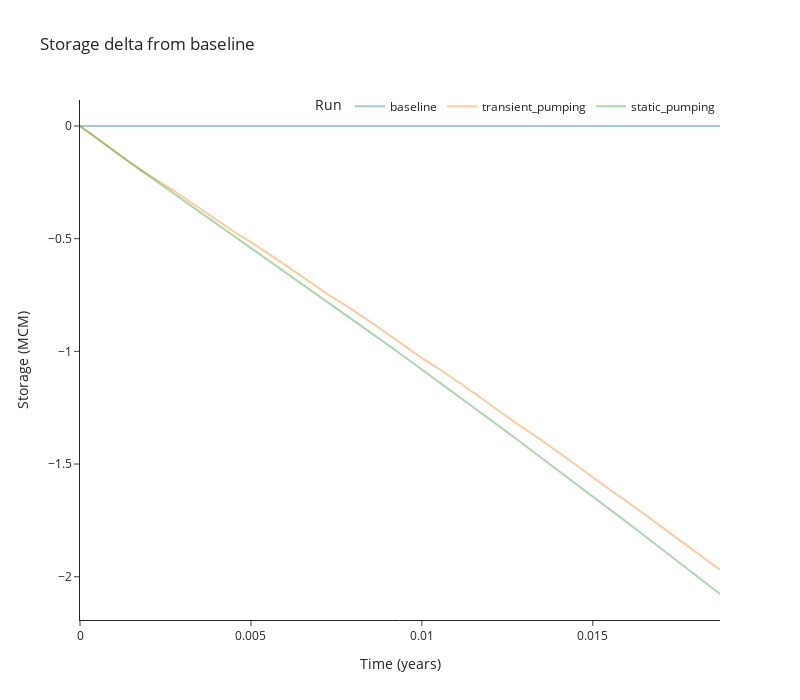

Write notebook code for a chart like this one.
### Code cell
# utils.plot_variable_for_each_run("additional_water_required_to_recover", runs, title="Additional Water Required to Recover Over Time", y_label="Storage (MCM)", y_scale=1e6)
utils.plot_variable_for_each_run("storage_delta_from_baseline", runs, title="Storage delta from baseline", y_label="Storage (MCM)", y_scale=1e6)

### Figure 1 — Plotly figure (JSON) as saved in the notebook; plotly's stock layout.template omitted (floating-point values rounded to 4 significant figures)
{"data": [{"hovertemplate": "Run=baseline<br>time=%{x}<br>storage_delta_from_baseline=%{y}<extra></extra>", "legendgroup": "baseline", "line": {"color": "#1F77B4", "dash": "solid"}, "marker": {"symbol": "circle"}, "mode": "lines", "name": "baseline", "opacity": 0.4, "orientation": "v", "showlegend": true, "type": "scatter", "x": [0.0, 0.0004566, 0.0009132, 0.00137, 0.001826, 0.002283, 0.00274, 0.003196, 0.003653, 0.00411, 0.004566, 0.005023, 0.005479, 0.005936, 0.006393, 0.006849, 0.007306, 0.007763, 0.008219, 0.008676, 0.009132, 0.009589, 0.01005, 0.0105, 0.01096, 0.01142, 0.01187, 0.01233, 0.01279, 0.01324, 0.0137, 0.01416, 0.01461, 0.01507, 0.01553, 0.01598, 0.01644, 0.01689, 0.01735, 0.01781, 0.01826, 0.01872], "xaxis": "x", "y": [-0.0, -0.0, -0.0, -0.0, -0.0, -0.0, -0.0, -0.0, -0.0, -0.0, -0.0, -0.0, -0.0, -0.0, -0.0, -0.0, -0.0, -0.0, -0.0, -0.0, -0.0, -0.0, -0.0, -0.0, -0.0, -0.0, -0.0, -0.0, -0.0, -0.0, -0.0, -0.0, -0.0, -0.0, -0.0, -0.0, -0.0, -0.0, -0.0, -0.0, -0.0, -0.0], "yaxis": "y"}, {"hovertemplate": "Run=transient_pumping<br>time=%{x}<br>storage_delta_from_baseline=%{y}<extra></extra>", "legendgroup": "transient_pumping", "line": {"color": "#FF7F0E", "dash": "solid"}, "marker": {"symbol": "circle"}, "mode": "lines", "name": "transient_pumping", "opacity": 0.4, "orientation": "v", "showlegend": true, "type": "scatter", "x": [0.0, 0.0004566, 0.0009132, 0.00137, 0.001826, 0.002283, 0.00274, 0.003196, 0.003653, 0.00411, 0.004566, 0.005023, 0.005479, 0.005936, 0.006393, 0.006849, 0.007306, 0.007763, 0.008219, 0.008676, 0.009132, 0.009589, 0.01005, 0.0105, 0.01096, 0.01142, 0.01187, 0.01233, 0.01279, 0.01324, 0.0137, 0.01416, 0.01461, 0.01507, 0.01553, 0.01598, 0.01644, 0.01689, 0.01735, 0.01781, 0.01826, 0.01872], "xaxis": "x", "y": [-0.0, -0.05142, -0.1017, -0.1513, -0.1988, -0.2416, -0.2864, -0.3338, -0.3814, -0.4291, -0.4753, -0.5175, -0.5619, -0.6094, -0.6574, -0.7057, -0.7524, -0.7948, -0.8398, -0.8881, -0.9369, -0.9861, -1.034, -1.077, -1.123, -1.173, -1.222, -1.273, -1.322, -1.367, -1.415, -1.465, -1.516, -1.567, -1.617, -1.664, -1.713, -1.765, -1.817, -1.869, -1.921, -1.969], "yaxis": "y"}, {"hovertemplate": "Run=static_pumping<br>time=%{x}<br>storage_delta_from_baseline=%{y}<extra></extra>", "legendgroup": "static_pumping", "line": {"color": "#2CA02C", "dash": "solid"}, "marker": {"symbol": "circle"}, "mode": "lines", "name": "static_pumping", "opacity": 0.4, "orientation": "v", "showlegend": true, "type": "scatter", "x": [0.0, 0.0004566, 0.0009132, 0.00137, 0.001826, 0.002283, 0.00274, 0.003196, 0.003653, 0.00411, 0.004566, 0.005023, 0.005479, 0.005936, 0.006393, 0.006849, 0.007306, 0.007763, 0.008219, 0.008676, 0.009132, 0.009589, 0.01005, 0.0105, 0.01096, 0.01142, 0.01187, 0.01233, 0.01279, 0.01324, 0.0137, 0.01416, 0.01461, 0.01507, 0.01553, 0.01598, 0.01644, 0.01689, 0.01735, 0.01781, 0.01826, 0.01872], "xaxis": "x", "y": [-0.0, -0.05176, -0.1023, -0.1521, -0.2013, -0.2502, -0.2989, -0.3474, -0.3959, -0.4444, -0.4929, -0.5415, -0.5901, -0.6389, -0.6878, -0.7369, -0.7862, -0.8355, -0.8851, -0.9349, -0.9848, -1.035, -1.085, -1.136, -1.186, -1.237, -1.288, -1.34, -1.391, -1.443, -1.494, -1.547, -1.599, -1.651, -1.704, -1.756, -1.809, -1.862, -1.916, -1.969, -2.023, -2.077], "yaxis": "y"}], "layout": {"height": 700, "legend": {"orientation": "h", "title": {"text": "Run"}, "tracegroupgap": 0, "x": 1, "xanchor": "right", "y": 0.96, "yanchor": "bottom"}, "showlegend": true, "title": {"text": "Storage delta from baseline"}, "width": 800, "xaxis": {"anchor": "y", "domain": [0, 1], "title": {"text": "Time (years)"}}, "yaxis": {"anchor": "x", "domain": [0, 1], "title": {"text": "Storage (MCM)"}}}}
